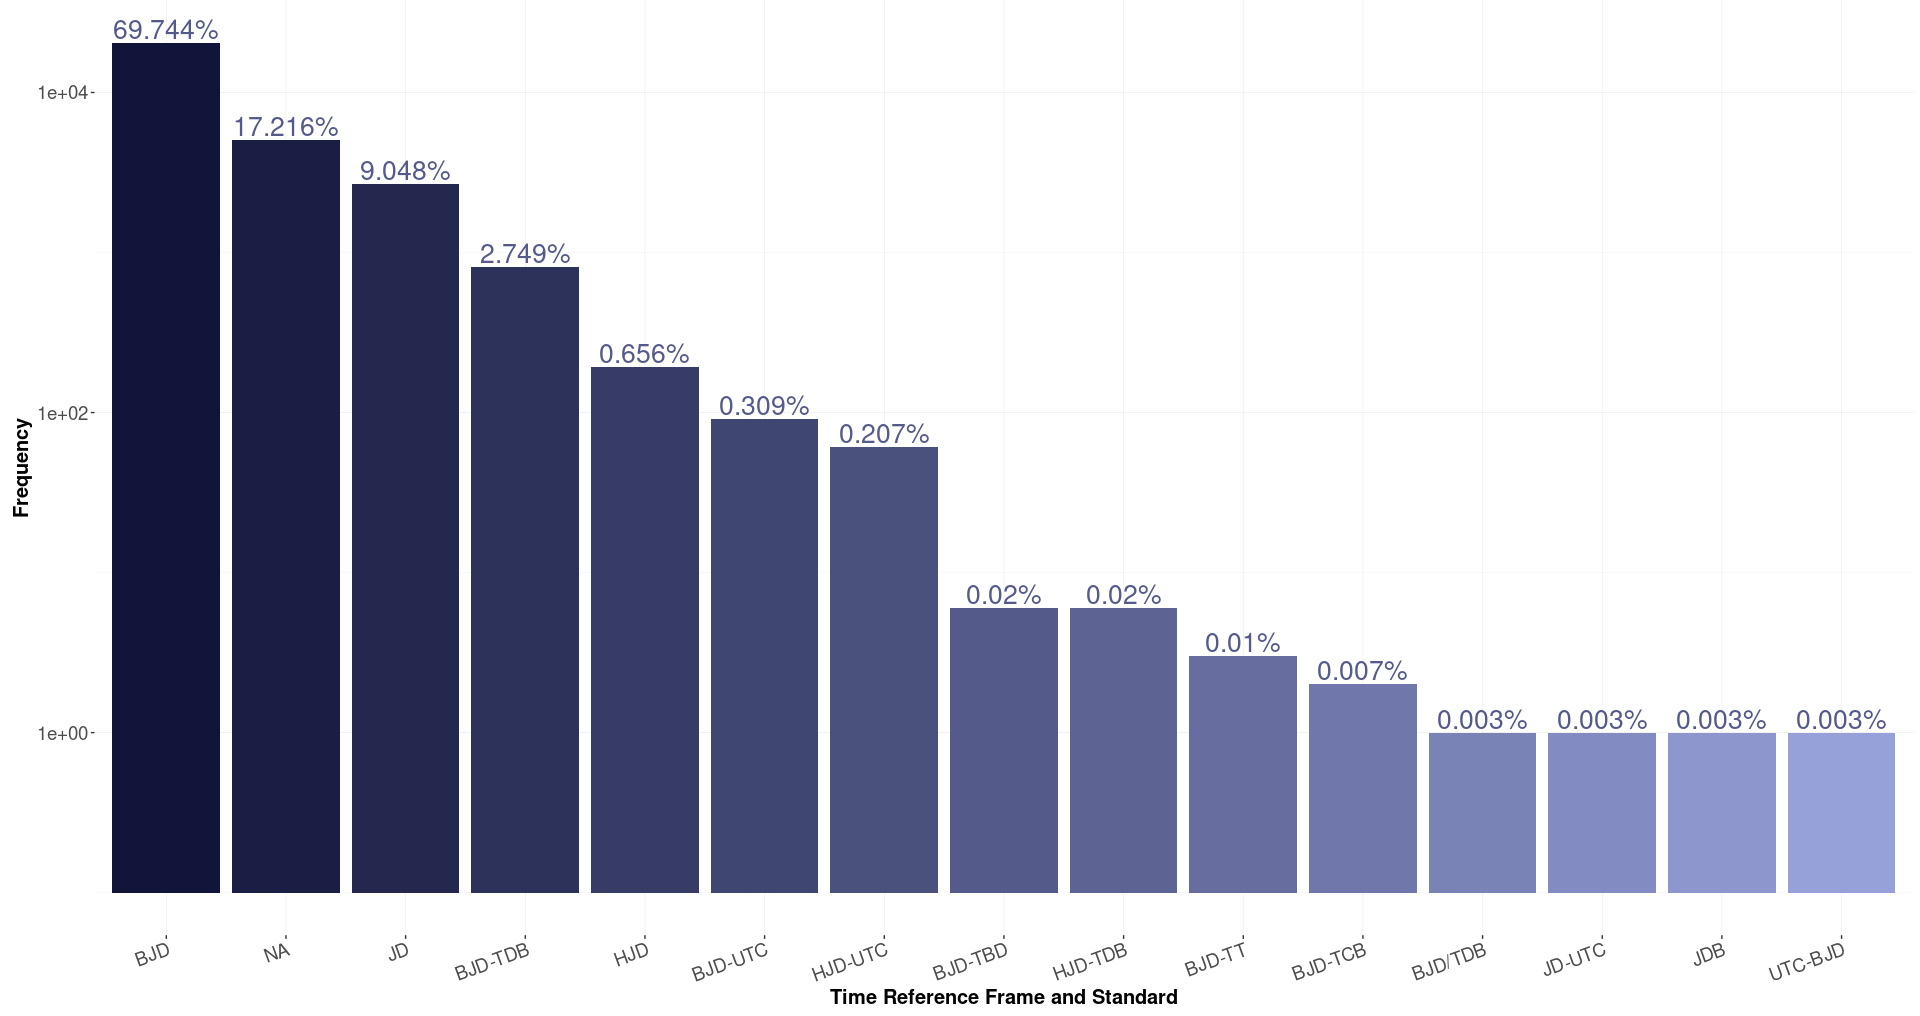

This figure's R source:

# Paths:
path_data = "data/"
path_lib = "renv/library/R-4.1/x86_64-pc-linux-gnu/"

# Packages:
require(dplyr, lib = path_lib)
require(readr, lib = path_lib)
require(RColorBrewer, lib = path_lib)
require(ggplot2, lib = path_lib)

# Dataset:
df = readr::read_csv(paste0(path_data, "nasa_exoplanets.csv")) %>%
         as.data.frame()
attr(df, "spec") = NULL
df_varnames = readr::read_csv(paste0(path_data, "nasa_exoplanets_var_names.csv")) %>%
                  as.data.frame()
attr(df_varnames, "spec") = NULL

# Variables:
cat_var = "pl_tsystemref"
cat_var_name = (df_varnames %>%
                   dplyr::filter(var == cat_var))$var_name

# Adapt the data:
df_plot = df %>%
    dplyr::group_by(eval(parse(text = cat_var))) %>%
    dplyr::summarise(freq = n()) %>%
    as.data.frame() %>%
    dplyr::arrange(desc(freq))
names(df_plot)[1] = "level"

# Deal with NA:
df_plot$level[which(is.na(df_plot$level))] = "NA"

# Levels order:
df_plot$level = factor(x = df_plot$level,
                       levels = unique(df_plot$level))

# Relative frequency:
df_plot$freq_rel = round(df_plot$freq/sum(df_plot$freq)*100,
                         digits = 3)
df_plot$freq_rel_char = paste0(df_plot$freq_rel, "%")

# Plot:
log_scale_fix = 10
my_palette = colorRampPalette(c("#111539", "#97A1D9"))
p = ggplot(data = df_plot) + 
    geom_bar(
        aes(
            x = level,
            y = freq*log_scale_fix,
            fill = level
        ),
        stat = "identity",
        show.legend = FALSE
    ) +
    scale_y_continuous(
        labels = function(x) format(x/log_scale_fix, scientific = TRUE),
        trans = "log10"
    ) +
    geom_text(aes(x = level, 
                  y = freq*log_scale_fix, 
                  label = freq_rel_char),
              color = my_palette(3)[2],
              size = 7,
              vjust = -0.2) +
    scale_fill_manual(
        values = my_palette(nrow(df_plot))
    ) +
    theme(
        axis.text.x = element_text(
            size = 14,
            angle = 20, 
            hjust = 1,
            vjust = 1
        ),
        axis.text.y = element_text(size = 14),
        axis.title.x = element_text(
            size = 15,
            face = "bold"
        ),
        axis.title.y = element_text(
            size = 15,
            face = "bold"
        ),
        panel.background = element_rect(fill = "white"),
        panel.grid.major = element_line(
            size = 0.2,
            linetype = "solid",
            colour = "#eaeaea"
        ),
        panel.grid.minor = element_line(
            size = 0.1,
            linetype = "solid",
            colour = "#eaeaea"
        ),
        plot.margin = margin(
            t = 0, 
            r = 5,
            b = 5, 
            l = 10,
            unit = "pt"
        )
    ) +
    xlab(cat_var_name) +
    ylab("Frequency")

p
